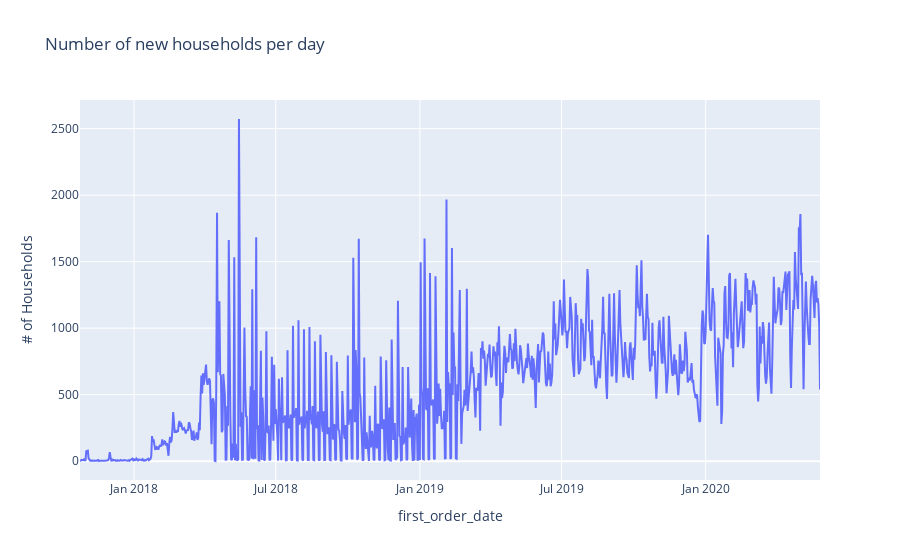

The code cell stored with this chart in its notebook:
### Code cell
fig2 = px.line(data_frame=df_hh_daily,
                x="first_order_date",
                y="# of Households",
                title="Number of new households per day")
fig2.show()

### Figure 1 — Plotly figure (JSON) as saved in the notebook; plotly's stock layout.template omitted (floating-point values rounded to 4 significant figures; data arrays with more than 128 entries replaced by an {"elided": "..."} marker saying what was removed)
{"data": [{"hovertemplate": "first_order_date=%{x}<br># of Households=%{y}<extra></extra>", "legendgroup": "", "line": {"color": "#636efa", "dash": "solid"}, "mode": "lines", "name": "", "showlegend": false, "type": "scatter", "x": {"elided": "945 str values"}, "xaxis": "x", "y": {"elided": "945 int values"}, "yaxis": "y"}], "layout": {"legend": {"tracegroupgap": 0}, "title": {"text": "Number of new households per day"}, "xaxis": {"anchor": "y", "domain": [0, 1], "title": {"text": "first_order_date"}}, "yaxis": {"anchor": "x", "domain": [0, 1], "title": {"text": "# of Households"}}}}
